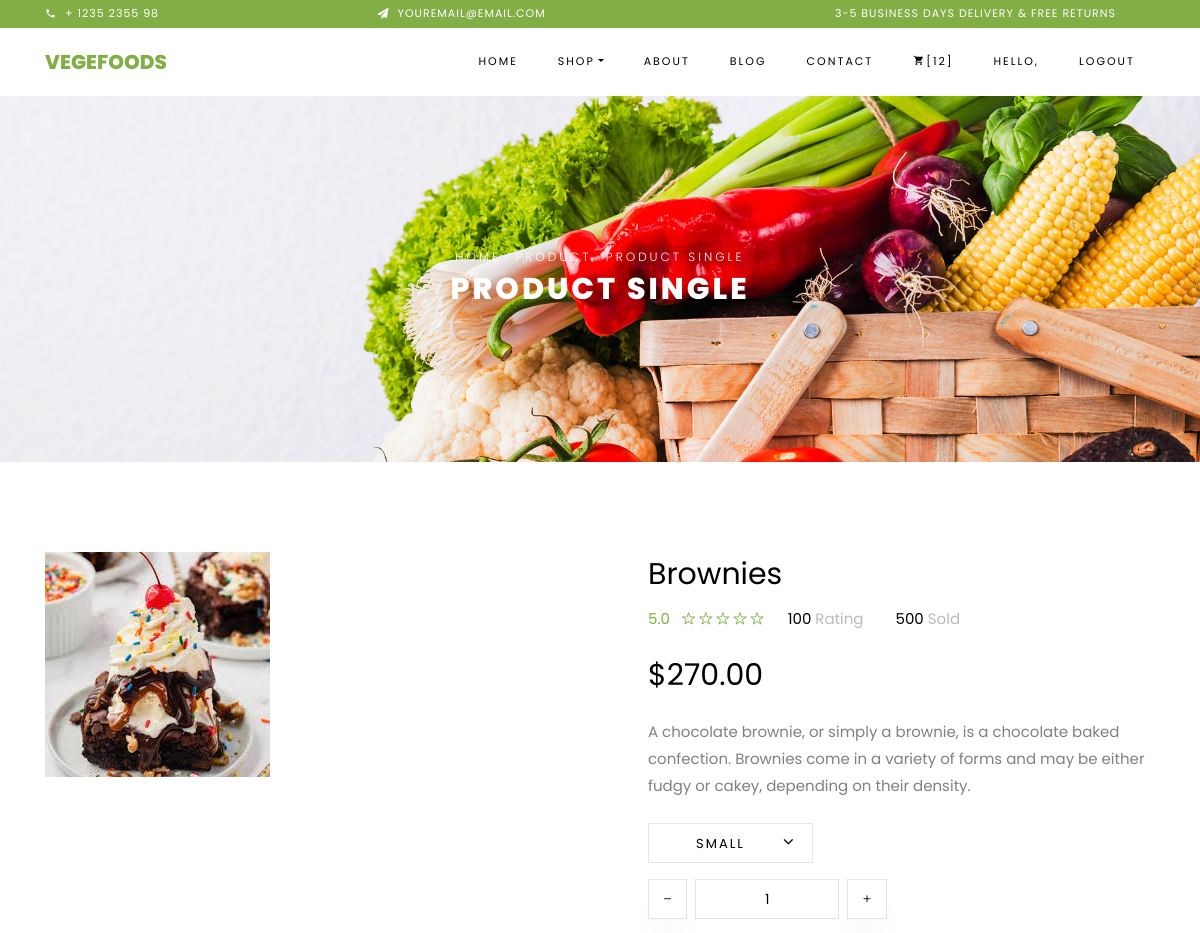
The app's page /product/single_product/3 (signed in, upper part), older data.
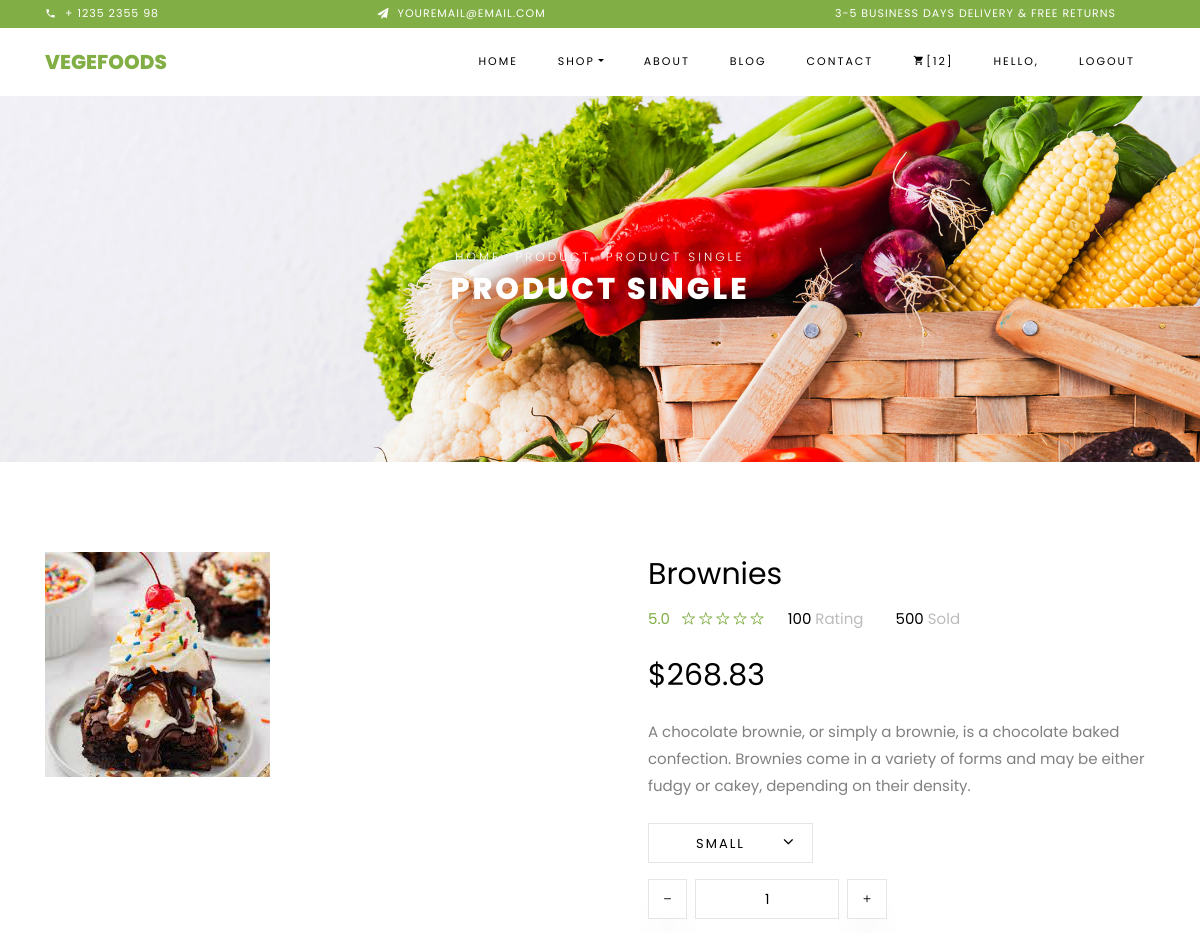
The same page, newer data.
### product/models.py (models this page shows)
class Product(models.Model):
    name = models.CharField(max_length=500, null=True, blank=True, verbose_name="name")
    description = models.TextField(null=True, blank=True, verbose_name="description")
    product_image = models.ImageField(upload_to='product_images', null=True, blank=True, verbose_name="product_image")
    out_of_stock = models.BooleanField(default=False, null=True, blank=True, verbose_name="out_of_stock")
    price = models.IntegerField(null=True, blank=True, verbose_name="price")
    discount_percentage = models.DecimalField(max_digits=5, decimal_places=2, null=True, blank=True, verbose_name="discount_percentage")
    product_category = models.ForeignKey(ProductCategory, on_delete=models.SET_NULL, null=True, blank=True,
                                         verbose_name="product_category")
    product_order = models.IntegerField(default=0, null=True, blank=True, verbose_name="product_order")
    add_to_home = models.BooleanField(default=False, null=True, blank=True, verbose_name="add_to_home")
    addtime = models.DateTimeField(auto_now_add=True, null=True, blank=True, verbose_name="addtime")
    active = models.BooleanField(default=True, null=True, blank=True, verbose_name="active")
    def __str__(self):
        return self.name
    class Meta:
        ordering = ["name"]
    def calculate_discounted_amount(self):
        if self.discount_percentage is not None:
            calculated_discount = (Decimal(self.price) * Decimal(self.discount_percentage)) / Decimal(100)
            discounted_amount = Decimal(self.price) - calculated_discount
            return discounted_amount
        else:
            return None

### product/views.py (the view)
# urls.py: url(r'^single_product/(?P<single_product_id>\d+)$', SingleProductView.as_view(), name='single_product'),
class SingleProductView(View):
    def get(self, request, single_product_id):
        single_product_ID = Product.objects.filter(id=single_product_id).first()
        print("single_product_ID..", single_product_ID)
        related_products = Product.objects.filter(product_category=single_product_ID.product_category).exclude(
            id=single_product_id)
        print("related_products..", related_products)
        user_cart_items = Cart.objects.filter(user=request.user)
        cart_items_count = user_cart_items.count()  # Count the number of cart items
        context = {
            'single_product_data_k': single_product_ID,
            'related_products_k': related_products,
            'cart_items_count_k': cart_items_count,
        }
        return render(request, 'single-product.html', context)

### templates/single-product.html (shortened to what the changed rows need)
<!DOCTYPE html>
{% load static %}
<html lang="en">
<head>
    <link rel="stylesheet" href="{% static 'css/open-iconic-bootstrap.min.css' %}">
    <link rel="stylesheet" href="{% static 'css/animate.css' %}">
    <link rel="stylesheet" href="{% static 'css/owl.carousel.min.css' %}">
    <link rel="stylesheet" href="{% static 'css/owl.theme.default.min.css' %}">
    <link rel="stylesheet" href="{% static 'css/magnific-popup.css' %}">
    <link rel="stylesheet" href="{% static 'css/aos.css' %}">
    <link rel="stylesheet" href="{% static 'css/ionicons.min.css' %}">
    <link rel="stylesheet" href="{% static 'css/bootstrap-datepicker.css' %}">
    <link rel="stylesheet" href="{% static 'css/jquery.timepicker.css' %}">
    <link rel="stylesheet" href="{% static 'css/flaticon.css' %}">
    <link rel="stylesheet" href="{% static 'css/icomoon.css' %}">
    <link rel="stylesheet" href="{% static 'css/style.css' %}">
</head>
<body class="goto-here">
<div class="hero-wrap hero-bread" style="background-image: url({% static 'images/bg_1.jpg' %});">
    <div class="container">
        <div class="row no-gutters slider-text align-items-center justify-content-center">
            <div class="col-md-9 ftco-animate text-center">
                <h1 class="mb-0 bread">Product Single</h1>
            </div>
        </div>
    </div>
</div>
<section class="ftco-section">
    <div class="container">
        <div class="row">
            <div class="col-lg-6 mb-5 ftco-animate">
                <a href="{{single_product_data_k.product_image.url}}" class="image-popup"><img
                        src="{{single_product_data_k.product_image.url}}" class="img-fluid" alt="Colorlib Template"></a>
            </div>
            <div class="col-lg-6 product-details pl-md-5 ftco-animate">
                <h3>{{single_product_data_k.name}}</h3>
                <div class="rating d-flex">
                    <p class="text-left mr-4">
                    </p>
                    <p class="text-left mr-4">
                    </p>
                    <p class="text-left">
                    </p>
                </div>
                {% if single_product_data_k.discount_percentage %}
                <p class="price"><span>${{single_product_data_k.calculate_discounted_amount}}</span></p>
                {% else %}
                <p><span class="price">${{ single_product_data_k.price }}</span></p>
                {% endif %}
                <p>{{single_product_data_k.description}}</p>
                <div class="row mt-4">
                    <div class="col-md-6">
                    </div>
                    <div class="input-group col-md-6 d-flex mb-3">
                    </div>
                </div>
            </div>
        </div>
    </div>
</section>
</body>
</html>

Row changes from the older to the newer data that the page shows:
changed Product "Brownies": calculate_discounted_amount "270.00" → "268.83"
